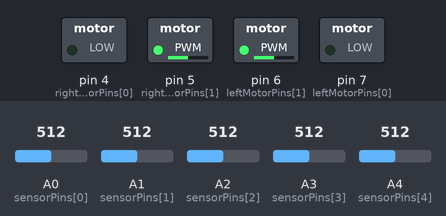
The sketch below on a simulated Arduino Uno, built with avr-gcc and run on an emulated ATmega328P. On the bench: switched loads named in the sketch (green lamp = pin HIGH). The test bench sets the inputs (shaded band); at power-on: A0 (sensorPins[0]) = 512, A2 (sensorPins[2]) = 512, A1 (sensorPins[1]) = 512, A3 (sensorPins[3]) = 512, A4 (sensorPins[4]) = 512.

Above: at 1.2 s.
1.3 s: A0 (sensorPins[0]) set to 960
At 1.9 s:
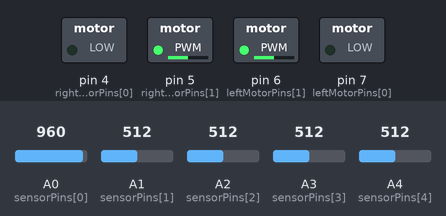
2.8 s: A2 (sensorPins[2]) set to 960
At 4.0 s:
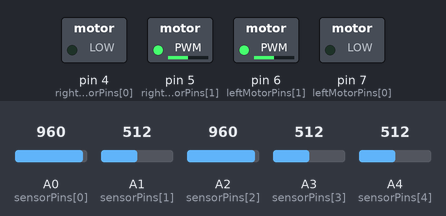
4.3 s: A1 (sensorPins[1]) set to 960
At 5.4 s:
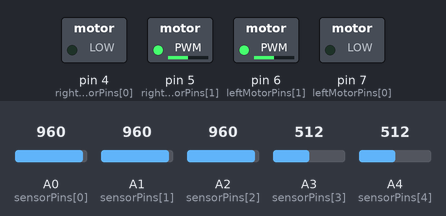
5.8 s: A3 (sensorPins[3]) set to 935
7.3 s: A3 (sensorPins[3]) set to 957
10.3 s: A0 (sensorPins[0]) set to 936
At 11.1 s:
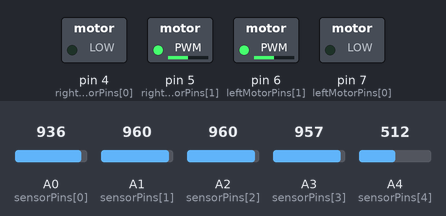
Timing chart, 0 to 12.8 s (numbered marks = the images above; inputs shaded):
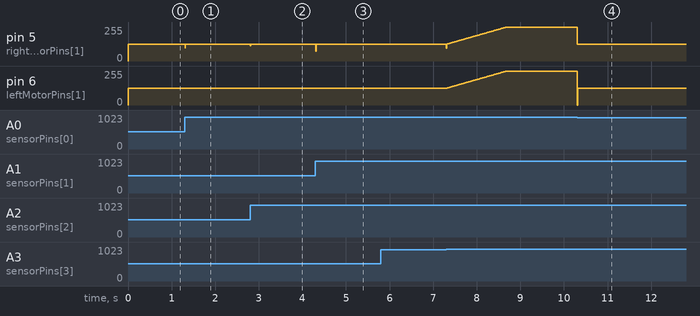

The sketch:

SprintMyBoy.ino
```cpp
#define sensorCount 5
#define threshHold 950
const uint8_t leftMotorPins[2] = { 7, 6 };
const uint8_t rightMotorPins[2] = { 4, 5 };
const uint8_t sensorPins[sensorCount] = { A0, A1, A2, A3, A4 };

bool onLine[sensorCount] = { false };
bool onLinePrevious[sensorCount] = { false };
uint8_t activeSensor = 0;
float error = 0.0F, errorPrevious = 0.0F;
float proportional = 0.0F;
float derivative = 0.0F;
float integral = 0.0F;
float pidValue = 0.0F;
long timeStamp = 0;

uint8_t basePower = 255;
float kP = 0.0F;
float kI = 0.0F;
float kD = 0.0F;

void setPinModes() {
  for (uint8_t i = 0; i < 2; i++) {
    pinMode(leftMotorPins[i], 0x1);
    pinMode(rightMotorPins[i], 0x1);
  }
}

void readSensor() {
  delay(10);
  activeSensor = 0;
  uint8_t sensorEffect = 0;
  for (uint8_t i = 0; i < sensorCount; i++) {
    onLine[i] = analogRead(sensorPins[i]) < threshHold;
    activeSensor += onLine[i];
    sensorEffect += onLine[i] * i;
  }
  if (activeSensor > 0) {
    for (uint8_t i = 0; i < sensorCount; i++) {
      onLinePrevious[i] = onLine[i];
    }
    errorPrevious = error;
    error = (float) sensorEffect / (float) activeSensor / 2.0F - 1.0F;
  }

  proportional = min(1.0F, max(-1.0F, error * kP));
  integral = min(1.0F, max(-1.0F, integral + error * kI));
  derivative = min(1.0F, max(-1.0F, error - errorPrevious));

  pidValue = min(1.0F, max(-1.0F, proportional + integral + derivative));
}

void drive(float driveValue) {
  uint8_t leftPWM = basePower;
  uint8_t rightPWM = basePower;
  if (driveValue < 0.0F) {
    // Left
    leftPWM = min(255, max(0, basePower - basePower * abs(driveValue)));
  }
  else if (driveValue > 0.0F) {
    // Right
    rightPWM = min(255, max(0, basePower - basePower * abs(driveValue)));
  }

  digitalWrite(leftMotorPins[0], 0);
  digitalWrite(rightMotorPins[0], 0);

  analogWrite(leftMotorPins[1], leftPWM);
  analogWrite(rightMotorPins[1], rightPWM);
}

void spin(bool left) {
  digitalWrite(leftMotorPins[0], left);
  analogWrite(leftMotorPins[1], 127);

  digitalWrite(rightMotorPins[0], !left);
  analogWrite(rightMotorPins[1], 127);
}

void stop() {
  digitalWrite(leftMotorPins[0], 0);
  digitalWrite(rightMotorPins[0], 0);

  digitalWrite(leftMotorPins[1], 0);
  digitalWrite(rightMotorPins[1], 0);
}

void setup() {
  setPinModes();
  Serial.begin(9600);
}

void loop() {
  readSensor();
  if (activeSensor == 0) {
    if (onLinePrevious[0] && onLinePrevious[1] && onLinePrevious[2] && onLinePrevious[3] && onLinePrevious[4]) {
      // Both
      // Pick default
      do {
        readSensor();
        spin(false);
      } while (!onLine[2]);
    }
    if (onLinePrevious[0] && onLinePrevious[1] && onLinePrevious[2]) {
      // Left
      do {
        readSensor();
        spin(true);
      } while (!onLine[2]);
    }
    else if (onLinePrevious[2] && onLinePrevious[3] && onLinePrevious[4]) {
      do {
        // Right
        readSensor();
        spin(false);
      } while (!onLine[2]);
    }
    else {
      drive(pidValue);
    }
  }
  else if (activeSensor == 1) {
    int i = (abs(error - errorPrevious) <= 0.0F) ? 1 : -1;
    basePower = min(255, max(0, basePower + i));
    drive(pidValue);
  }
  else {
    basePower = 127;
    drive(pidValue);
  }
}
```

Measured:
- after the input at 1.3 s, pin 5 (rightMotorPins[1]): 127/255 → 95/255 at once, → 127/255 0.01 s later
- after the input at 2.8 s, pin 5 (rightMotorPins[1]): 127/255 → 116/255 at once, → 127/255 0.01 s later
- after the input at 4.3 s, pin 5 (rightMotorPins[1]): 127/255 → 74/255 at once, → 127/255 0.01 s later
- after the input at 5.8 s, every drawn part: stays the same
- after the input at 10.3 s, pin 5 (rightMotorPins[1]), pin 6 (leftMotorPins[1]): 255/255 → 127/255 at once
